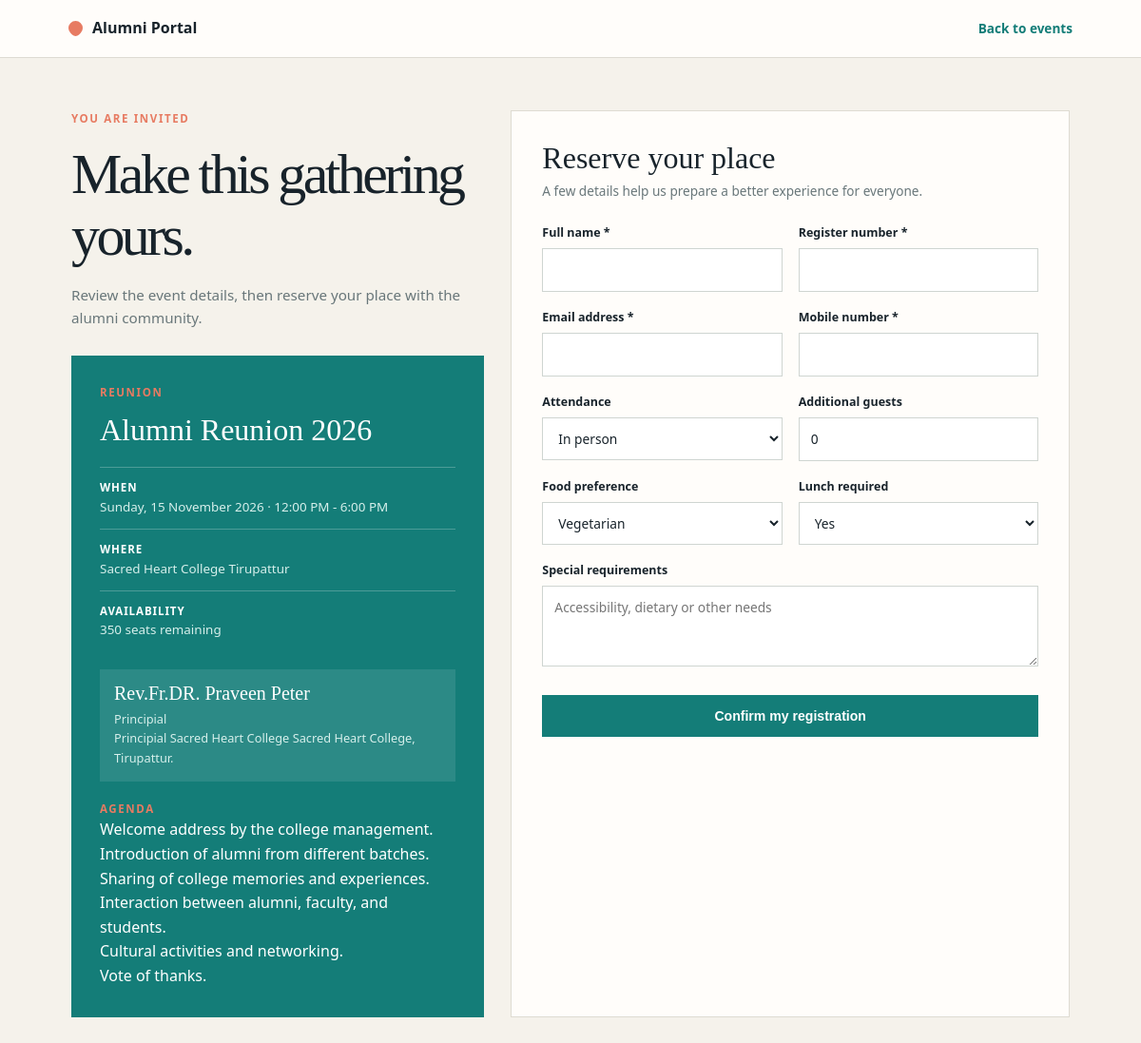
The page /events/2/register/ on the database its author committed.
### accounts/models.py (models this page shows, shortened)
class Event(models.Model):
    CATEGORY_CHOICES = [
        ("networking", "Networking"),
        ("career", "Career & Learning"),
        ("reunion", "Reunion"),
        ("community", "Community"),
        ("webinar", "Webinar"),
    ]
    title = models.CharField(max_length=180)
    description = models.TextField()
    category = models.CharField(
        max_length=20,
        choices=CATEGORY_CHOICES,
        default="community",
    )
    event_date = models.DateField()
    start_time = models.TimeField()
    end_time = models.TimeField()
    is_online = models.BooleanField(default=False)
    location = models.CharField(max_length=220, blank=True)
    meeting_link = models.URLField(blank=True)
    capacity = models.PositiveIntegerField(default=100)
    chief_guest = models.CharField(max_length=140, blank=True)
    chief_guest_title = models.CharField(max_length=180, blank=True)
    chief_guest_bio = models.TextField(blank=True)
    featured_alumni = models.CharField(max_length=140, blank=True)
    featured_alumni_role = models.CharField(max_length=180, blank=True)
    agenda = models.TextField(blank=True)
    created_at = models.DateTimeField(auto_now_add=True)
    updated_at = models.DateTimeField(auto_now=True)
    class Meta:
        ordering = ["event_date", "start_time"]
    @property
    def seats_available(self):
        registered_guests = self.registrations.aggregate(
            guests=Sum("guests")
        )["guests"] or 0
        registered_attendees = self.registrations.count() + registered_guests
        return max(self.capacity - registered_attendees, 0)

### accounts/views.py (the view, shortened to what this page needs)
def event_register_view(request, event_id):
    event = get_object_or_404(Event, id=event_id)
    return render(
        request,
        "accounts/event_register.html",
        {"event": event},
    )

### accounts/templates/accounts/event_register.html (shortened to what this page needs)
<!DOCTYPE html>
<html lang="en">
<head>
</head>
<body>
    <nav class="nav"><a class="brand" href="{% url 'home' %}"><span class="brand-mark"></span>Alumni Portal</a><a class="back" href="{% url 'events' %}">Back to events</a></nav>
    <main class="layout">
        <section><p class="eyebrow">You are invited</p><h1>Make this gathering yours.</h1><p class="intro">Review the event details, then reserve your place with the alumni community.</p>
            <div class="event-brief"><p class="eyebrow">{{ event.get_category_display }}</p><h2>{{ event.title }}</h2><div class="brief-line"><strong>When</strong>{{ event.event_date|date:"l, d F Y" }} · {{ event.start_time|time:"g:i A" }} - {{ event.end_time|time:"g:i A" }}</div><div class="brief-line"><strong>Where</strong>{% if event.is_online %}{% if event.meeting_link %}<a href="{{ event.meeting_link }}">Online event</a>{% else %}Online event{% endif %}{% else %}{{ event.location }}{% endif %}</div><div class="brief-line"><strong>Availability</strong>{{ event.seats_available }} seats remaining</div>{% if event.chief_guest %}<div class="guest-box"><h3>{{ event.chief_guest }}</h3><p>{{ event.chief_guest_title }}</p>{% if event.chief_guest_bio %}<p>{{ event.chief_guest_bio }}</p>{% endif %}</div>{% endif %}{% if event.featured_alumni %}<div class="guest-box"><h3>{{ event.featured_alumni }}</h3><p>{{ event.featured_alumni_role }}</p></div>{% endif %}{% if event.agenda %}<div class="agenda"><p class="eyebrow">Agenda</p><p>{{ event.agenda }}</p></div>{% endif %}</div>
        </section>
        <section class="form-card"><h2>Reserve your place</h2><p class="form-note">A few details help us prepare a better experience for everyone.</p>
            <form method="post">{% csrf_token %}<div class="form-grid"><div><label for="full_name">Full name *</label><input id="full_name" name="full_name" value="{{ form_data.full_name|default:'' }}" required></div><div><label for="register_number">Register number *</label><input id="register_number" name="register_number" value="{{ form_data.register_number|default:'' }}" required></div><div><label for="email">Email address *</label><input id="email" type="email" name="email" value="{{ form_data.email|default:'' }}" required></div><div><label for="phone">Mobile number *</label><input id="phone" name="phone" value="{{ form_data.phone|default:'' }}" required></div><div><label for="attendance">Attendance</label><select id="attendance" name="attendance"><option value="{% if event.is_online %}Online{% else %}In Person{% endif %}">{% if event.is_online %}Online{% else %}In person{% endif %}</option></select></div><div><label for="guests">Additional guests</label><input id="guests" type="number" min="0" max="10" name="guests" value="{{ form_data.guests|default:0 }}"></div><div><label for="food_preference">Food preference</label><select id="food_preference" name="food_preference"><option>Vegetarian</option><option>Non-Vegetarian</option><option>Jain</option><option>Other</option></select></div><div><label for="lunch_required">Lunch required</label><select id="lunch_required" name="lunch_required"><option>Yes</option><option>No</option></select></div><div class="full"><label for="special_requirements">Special requirements</label><textarea id="special_requirements" name="special_requirements" placeholder="Accessibility, dietary or other needs">{{ form_data.special_requirements|default:'' }}</textarea></div></div><button class="submit" type="submit">Confirm my registration</button></form>
        </section>
    </main>
</body>
</html>

### accounts/templates/accounts/event_register.html (style rules this page uses)
:root { --ink:#18232b; --muted:#69777a; --paper:#f5f2eb; --white:#fffdfa; --teal:#147d78; --coral:#e77b62; --line:#dedbd2; --error:#a64335; }
* { box-sizing:border-box; margin:0; padding:0; }
body { background:var(--paper); color:var(--ink); font-family:"Trebuchet MS","Segoe UI",sans-serif; line-height:1.6; }
a { color:inherit; text-decoration:none; }
.nav { align-items:center; background:var(--white); border-bottom:1px solid var(--line); display:flex; justify-content:space-between; padding:17px 6vw; }
.brand { align-items:center; display:flex; font-weight:800; gap:10px; }
.brand-mark { background:var(--coral); border-radius:50% 50% 50% 5px; display:block; height:15px; transform:rotate(-45deg); width:15px; }
.back { color:var(--teal); font-size:.85rem; font-weight:800; }
.layout { display:grid; gap:28px; grid-template-columns:.85fr 1.15fr; margin:55px auto 80px; max-width:1100px; padding:0 25px; }
.eyebrow { color:var(--coral); font-size:.72rem; font-weight:800; letter-spacing:.14em; text-transform:uppercase; }
h1,h2,h3 { font-family:Georgia,serif; font-weight:400; line-height:1.08; }
h1 { font-size:clamp(2.4rem,5vw,4.4rem); letter-spacing:-.06em; margin:17px 0; }
.intro { color:var(--muted); font-size:.95rem; }
.event-brief { background:var(--teal); color:white; margin-top:28px; padding:30px; }
.event-brief h2 { font-size:2rem; margin:12px 0 22px; }
.brief-line { border-top:1px solid rgba(255,255,255,.24); color:#d6efeb; font-size:.84rem; padding:12px 0; }
.brief-line strong { color:white; display:block; font-size:.72rem; letter-spacing:.08em; text-transform:uppercase; }
.guest-box { background:rgba(255,255,255,.1); margin-top:18px; padding:15px; }
.guest-box h3 { font-size:1.25rem; margin-bottom:5px; }
.guest-box p { color:#d6efeb; font-size:.8rem; }
.agenda { margin-top:20px; white-space:pre-line; }
.form-card { background:var(--white); border:1px solid var(--line); padding:32px; }
.form-card h2 { font-size:2rem; margin-bottom:7px; }
.form-note { color:var(--muted); font-size:.85rem; margin-bottom:23px; }
.form-grid { display:grid; gap:17px; grid-template-columns:repeat(2,1fr); }
.full { grid-column:1 / -1; }
label { display:block; font-size:.78rem; font-weight:800; margin-bottom:6px; }
input,select,textarea { background:white; border:1px solid #cfd5d1; border-radius:0; color:var(--ink); font:inherit; font-size:.86rem; padding:11px 12px; width:100%; }
textarea { min-height:85px; resize:vertical; }
.submit { background:var(--teal); border:0; color:white; cursor:pointer; font-size:.88rem; font-weight:800; margin-top:23px; padding:14px 20px; width:100%; }

### rows shown on the page
Event: category "REUNION", title "Alumni Reunion 2026", event_date "Sunday, 15 November 2026", start_time "12:00 PM", end_time "6:00 PM", location "Sacred Heart College Tirupattur", seats_available "350", chief_guest "Rev.Fr.DR. Praveen Peter", chief_guest_title "Principial", chief_guest_bio "Principial Sacred Heart College Sacred Heart College, Tirupattur.", agenda "Welcome address by the college management. Introduction of alumni from different batches. Sharing of college memories and experiences. Interaction between alumni, faculty, and students. Cultural activities and networking. Vote of thanks.", attendance "In person"
